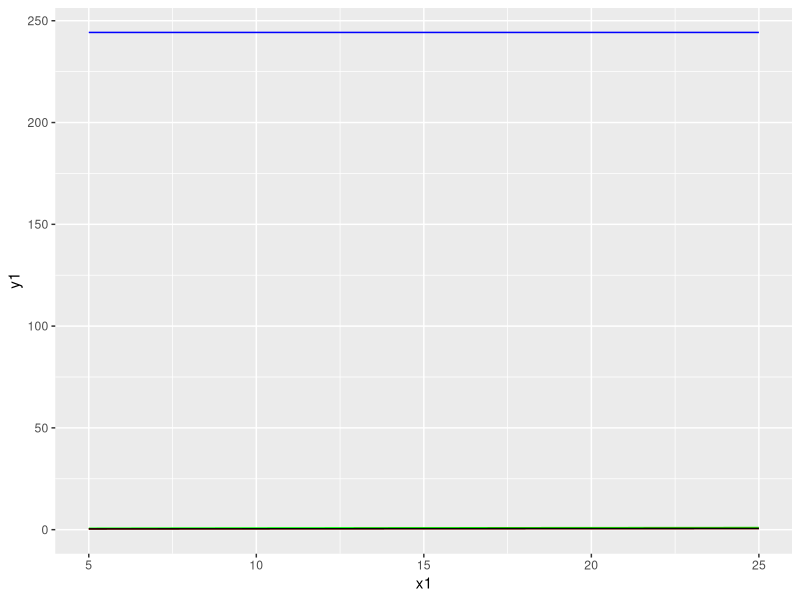

Here is the R script that generated this plot:
library(ggplot2)
library(pracma)

rho <- 1.176
eta <- 1.839E-5
Vmax <- 12.0
Vmin <- 0.1
VT <- 2.0
Rrs <- 0.24
aR <-0.2
aV <- 0.1
delPmin <- 0.1
Ltot <-4

fun1 <- function(x) (Vmax*rho)/(1000*pi*eta)
fun2 <- function(x) nthroot((8*eta*x*Vmin*1000)/(pi*delPmin),4)
fun3 <- function(x) nthroot((8*eta*Ltot*x)/(aR*pi*Rrs),4)
fun4 <- function(x) sqrt((aV*VT*1000)/(pi*Ltot*x))
x1 = seq(5,25)
mydf = data.frame(x1, y1=fun1(x1), y2=fun2(x1),y3= fun3(x1),y4 = fun4(x1))
mydf <-  transform(mydf, z = pmax(y1,pmin(y2,y3)))
ggplot(mydf, aes(x = x1)) + 
  geom_line(aes(y = y1), colour = 'blue') +
  geom_line(aes(y = y2), colour = 'green') +
  geom_line(aes(y = y3), colour = 'red') +
  geom_line(aes(y = y3), colour = 'black') +
  geom_ribbon(aes(ymin=y1,ymax = z), fill = 'gray60')